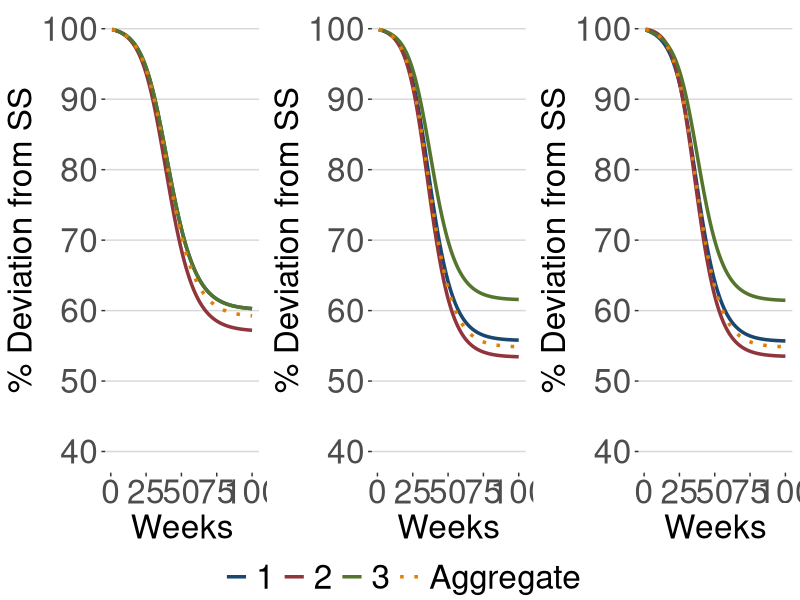
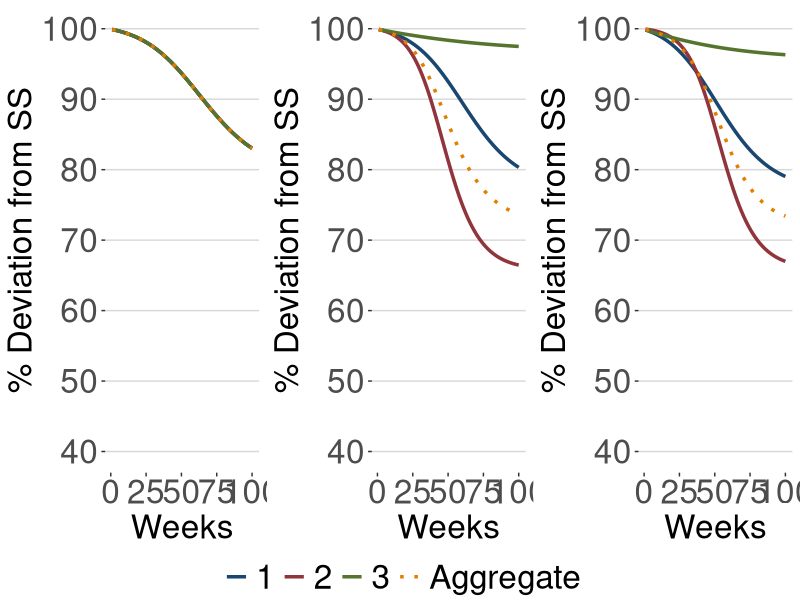
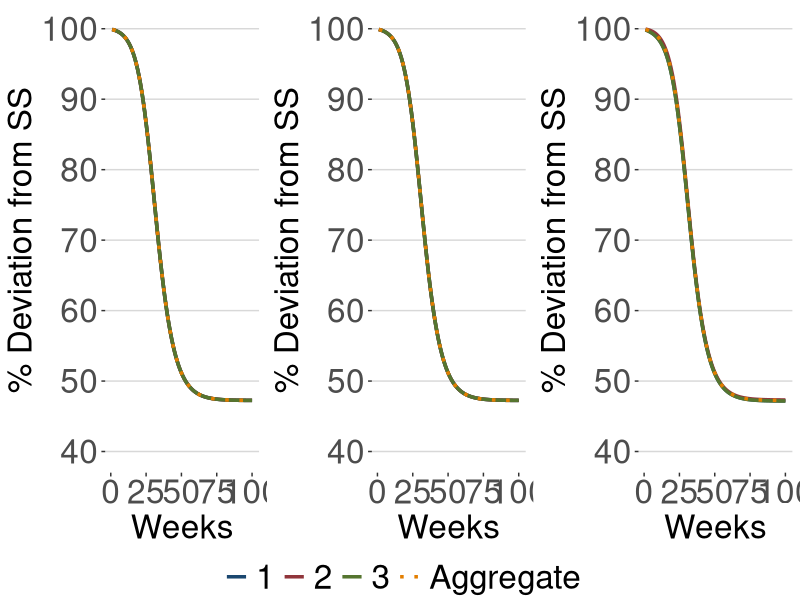

Generate these figures, in order, with R:
#Multiple Location Eichenbaum et al Model
#Coronavirus and Stay-at-Home Project
#This file specifically runs the code for a comparative statics
#exercise of population, infections, and transmission cost
#Figure A.8
#Note: Individual locations are referred to as counties throughout code
#------------------------------------------------------------------

#Clear Contents
rm(list = ls())

#Data Packages
library(data.table)

#Equation Solver Packages
library(nleqslv)
library(nloptr)

#Graph Packages
library(ggplot2)
library(ggthemes)
library(ggpubr)


#------------------------------------------------------------------
#------------------------------------------------------------------
#Set Parameters, Compute Steady State, Set Initial Guesses
#------------------------------------------------------------------
#------------------------------------------------------------------
#Parameters
A_prod = 10         #Productivity (10 makes PV_i 1% lower than PV_s)
theta = 9           #Disutility of labor (9 makes steady state hours 1/3)
phi_inf = 0.8       #Infected labor productivity
beta = 0.98^(1/52)  #Discount rate
pi_s1 = 0.0185      #Prob of infection through consumption
pi_s2 = 1.8496           #Prob of infection through labor
pi_s3 = 0.2055        #Prob of infection exogenously
pi_d = 0.01*7/18    #Prob of dying
pi_r = 7/18 - pi_d  #Prob of recovering

#Compute Steady State Values
hours_rss = (1/theta)^(1/2)            #labor recovered (post-infection steady state)
c_rss = A_prod*hours_rss                #consumption recovered
u_rss = log(c_rss)-theta/2*hours_rss^2  #utility recovered
val_rss = 1/(1-beta)*u_rss             #PV utility recovered (Steady State)
val_rssConsUnits = val_rss*c_rss       #PV utility in cons. units (Urss*Marg.Util.Cons); value of life
hours_iss = (1/theta)^(1/2)            #labor infected
c_iss = phi_inf*A_prod*hours_iss       #consumption infected
u_iss = log(c_iss)-theta/2*hours_iss^2 #utility infected
val_iss = 1/(1 - beta*(1-pi_r-pi_d))*(u_iss + beta*pi_r*val_rss)  #PV utility infected (Steady State)
val_sss = val_rss #PV utility susceptible (Steady State)

#Initialize Model
num_periods = 100   #Event horizon
num_locations = 3  #Number of states
num_perloc = num_periods*num_locations
Pop_0 = rep(1/num_locations, num_locations)     #Initial Populations
epsilon = rep(0.001, num_locations)             #Initial Infected
hours_S = rep(hours_rss, num_perloc) #Hours Susceptible
hours_I = rep(hours_iss, num_perloc) #Hours Infected
hours_R = rep(hours_rss, num_perloc) #Hours Recovered
policy_guess = rep(0, num_perloc)    #Policy Variable

#Comparative Statics Population and Infections
#For Randomized Pop and Infection
set.seed(213445)
Pop_0_comp = runif(num_locations)
Pop_0_comp = Pop_0_comp/sum(Pop_0_comp)
epsilon_comp = runif(num_locations)
eps_scale = c(1000*Pop_0_comp%*%epsilon_comp)
epsilon_comp = epsilon_comp/eps_scale

#------------------------------------------------------------------
#------------------------------------------------------------------
#Create Infection Transition Matrix and Function to Simulate SIR Model
#------------------------------------------------------------------
#------------------------------------------------------------------
#Transition Matrices (Cross-location, Over time)
#Always true, just here to collapse lines
if (TRUE) { 
  #Initializes a data.table with location being infected
  #County refers to virus destination
  dt_distance = data.table(County = rep(1:num_locations, num_locations))
  
  #Denotes which county infection originates and Population of origin county
  #cty_travel refers to virus origin
  dt_distance[, `:=`(cty_travel = 1:num_locations,
                     Pop_0 = Pop_0), by = County]
  
  #Set Travel cost across locations
  dt_distance[, tau_exogenous := 1 - (abs(County - cty_travel)/num_locations), 
              by = County]
  #Adjust for Population
  dt_distance[, tau_exoPop := tau_exogenous*Pop_0]
  
  #Sorts data.table by County being infected
  setkey(dt_distance, County)
  
  #Matrix for transmission across locations
  #Rows denote the county being infected (Home H), columns infection origin (i)
  mat_tranInfect = matrix(dt_distance$tau_exoPop, 
                          nrow = num_locations, byrow = TRUE)
  
  #Standard SIR transmission matrix over time
  #Equations 3-7 in paper, this also includes population
  #T_t column is a placeholder, the value is updated in 'fn_sim'
  mat_tranSIR = matrix(c(c(1, 0, 0, 0, 0, -1), #S_t column
                         c(0, 1-pi_r-pi_d, 0, 0, 0, 1), #I_t column
                         c(0, pi_r, 1, 0, 0, 0), #R_t column
                         c(0, pi_d, 0, 1, 0, 0), #D_t column
                         c(0, -pi_d, 0, 0, 1, 0), #Pop_t column
                         c(0, 0, 0, 0, 0, 1)), #T_t column
                       nrow = 6, ncol = 6)
  
  mat_noTrans = diag(Pop_0)
  mat_fullTrans = matrix(Pop_0, 
                         ncol = num_locations, 
                         nrow = num_locations, 
                         byrow = TRUE)
}

#Transition Matrices with asymmetric population
if (TRUE) { 
  #Initializes a data.table with location being infected
  #County refers to virus destination
  dt_distance = data.table(County = rep(1:num_locations, num_locations))
  
  #Denotes which county infection originates and Population of origin county
  #cty_travel refers to virus origin
  dt_distance[, `:=`(cty_travel = 1:num_locations,
                     Pop_0 = Pop_0_comp), by = County]
  
  #Set Travel cost across locations
  dt_distance[, tau_exogenous := 1 - (abs(County - cty_travel)/num_locations), 
              by = County]
  #Adjust for Population
  dt_distance[, tau_exoPop := tau_exogenous*Pop_0]
  
  #Sorts data.table by County being infected
  setkey(dt_distance, County)
  
  #Matrix for transmission across locations
  #Rows denote the county being infected (Home H), columns infection origin (i)
  mat_tranInfect_asym = matrix(dt_distance$tau_exoPop, 
                          nrow = num_locations, byrow = TRUE)
  

  mat_noTrans_asym = diag(Pop_0_comp)
  mat_fullTrans_asym = matrix(Pop_0_comp, 
                         ncol = num_locations, 
                         nrow = num_locations, byrow = TRUE)
}

#Function for simulating the virus transmission
#Inputs: Hours and Policy Guesses
#Additional Inputs for Comp Stats: Init. Pop, Init. Infections, Trans Matrix
#Output: List of simulation results
#Note: This 'list of vectors' is later converted to a 'data.table' for efficiency
fn_sim = function(hours_S, hours_I, hours_R, mu_c, Pop_0, epsilon, mat_tranInfect){
  #All inputs should be length num_locations*num_periods
  
  #This is set up so arguments are sorted first by period, then county
  #Thus all counties in a given period are located adjacent to each other
  County = rep(1:num_locations, num_periods)
  Pop_init = rep(Pop_0, num_periods)
  period = rep(1:num_periods, times = rep(num_locations, num_periods))
  hours_st = hours_S
  hours_it = hours_I
  hours_rt = hours_R
  policy_var = mu_c
  
  #Solve for Recovered Unknowns
  lambda_rbt = theta*hours_rt/A_prod #Constraint
  c_rt = 1/((1+policy_var)*lambda_rbt) #Consumption
  u_rt = log(c_rt) - (theta/2)*hours_rt^2 #Utility
  Gamma_t = (1+policy_var)*c_rt - A_prod*hours_rt #Transfers
  
  #Solve for Infected Unknowns
  lambda_ibt = theta*hours_it/(A_prod*phi_inf) #Constraint
  c_it = 1/((1+policy_var)*lambda_ibt) #Consumption
  u_it = log(c_it) - (theta/2)*hours_it^2 #Utility
  
  #Solve for Susceptible Unknowns
  c_st = (A_prod*hours_st + Gamma_t)/(1 + policy_var) #Consumption
  u_st = log(c_st) - (theta/2)*hours_st^2 #Utility
  
  
  #------------------------------------------------------------------
  #------------------------------------------------------------------
  #Simulate SIR Model
  #Results in the probability of infection in period t (tau_t)
  #This prob. is needed to compute the PV function for susceptibles
  #------------------------------------------------------------------
  #------------------------------------------------------------------
  
  #Pre-allocate Simulation
  mat_sir = matrix(c(rep(1-epsilon, num_periods), #S_t
                     rep(epsilon, num_periods), #I_t
                     rep(0, num_perloc), #R_t
                     rep(0, num_perloc), #D_t
                     Pop_init, #Pop_t
                     rep(epsilon, num_periods)), #T_t
                   nrow = num_perloc, ncol = 6)
  
  #Set Initial Values
  mat_lag = matrix(c(1-epsilon, #S_t
                     epsilon, #I_t
                     rep(0, num_locations), #R_t
                     rep(0, num_locations), #D_t
                     Pop_0, #Pop_t
                     epsilon), #T_t
                   nrow = num_locations, ncol = 6)
  
  #Newly Transmitted Infections from Virus Outbreak (T_t, Equation 3 in paper)
  #Note: This is the only step of the simulation that differs from ERT
  #Notice that mat_tranInfect is an NxN matrix, mat_lag[, j] is a Nx1 vector
  #This accounts for the virus transmission inherited from all locations
  #and thus results in a Nx1 vector of new transmissions
  period_temp = period == 1
  mat_lag[, 6] = mat_lag[,1]*(
    pi_s1*(c_st[period_temp])*(mat_lag[,2]*c_it[period_temp]) + 
      pi_s2*(hours_st[period_temp])*(mat_lag[, 2]*hours_it[period_temp]) + 
      pi_s3*(mat_tranInfect%*%mat_lag[, 2]))
  
  #Simulate SIR model
  for (i in 2:num_periods){
    #Calculate all variables other than T_t
    period_temp = period == i
    mat_temp = mat_lag%*%mat_tranSIR
    
    #Calculate T_t
    mat_temp[, 6] = mat_temp[,1]*(
      pi_s1*(c_st[period_temp])*(mat_temp[,2]*c_it[period_temp]) + 
        pi_s2*(hours_st[period_temp])*(mat_temp[, 2]*hours_it[period_temp]) + 
        pi_s3*(mat_tranInfect%*%mat_temp[, 2]))
    
    #Update Values
    mat_sir[period_temp, ] = mat_temp
    mat_lag = mat_temp
  }
  
  #Compute period probability of infection
  tau_t = mat_sir[, 6]/mat_sir[, 1]
  
  #------------------------------------------------------------------
  #------------------------------------------------------------------
  #Solve for Present Value Functions and Lagrange multiplier for infections
  #------------------------------------------------------------------
  #------------------------------------------------------------------
  
  #Initialize terminal conditions
  val_rt = u_rt + beta*val_rss
  val_it = u_it + beta*((1-pi_r-pi_d)*val_iss + pi_r*val_rss)
  val_st = u_st + beta*((1-tau_t)*val_sss + tau_t*val_iss)
  
  #Placeholders
  period_temp = period == num_periods
  val_rlead = val_rt[period_temp]
  val_ilead = val_it[period_temp]
  val_slead = val_st[period_temp]
  
  #Pre-allocate
  lambda_tau_t = rep(0, num_perloc)
  lambda_tau_t[period_temp] = beta*(val_iss - val_sss)
  
  #Recursively compute PV functions
  for (i in (num_periods-1):1){
    #Period placeholder
    period_temp = period == i
    tau_temp = tau_t[period_temp]
    
    #Calculate values
    val_rtemp = u_rt[period_temp] + beta*val_rlead 
    val_itemp = u_it[period_temp] + beta*((1-pi_r-pi_d)*val_ilead + pi_r*val_rlead) 
    val_stemp = u_st[period_temp] + beta*((1-tau_temp)*val_slead + 
                                            tau_temp*val_ilead)
    
    #Allocate values
    val_rt[period_temp] = val_rtemp
    val_it[period_temp] = val_itemp
    val_st[period_temp] = val_stemp
    lambda_tau_t[period_temp] = beta*(val_ilead - val_slead)
    
    #Update placeholders
    val_rlead = val_rtemp
    val_ilead = val_itemp
    val_slead = val_stemp
  }
  
  
  #------------------------------------------------------------------
  #------------------------------------------------------------------
  #Solve for susceptible lagrange multipliers first
  #------------------------------------------------------------------
  #------------------------------------------------------------------
  
  #Lagrange multiplier for budget constraint
  lambda_sbt = (1/c_st + lambda_tau_t*pi_s1*mat_sir[, 2]*c_it)/(1 + policy_var)
  
  #Compile Results
  dt_sim = list('period' = period, 'county' = County, 
                'S_t' = mat_sir[, 1], 'I_t' = mat_sir[, 2], 
                'R_t' = mat_sir[, 3], 'D_t' = mat_sir[, 4],
                'hours_st' = hours_st, 'hours_it' = hours_it, 
                'hours_rt' = hours_rt, 'policy_var' = policy_var, 
                'c_st' = c_st, 'c_it' = c_it, 'c_rt' = c_rt, 
                'val_st' = val_st, 'val_it' = val_it, 'val_rt' = val_rt, 
                'Gamma_t' = Gamma_t, 'lambda_sbt' = lambda_sbt, 
                'lambda_tau_t' = lambda_tau_t)
  return(dt_sim)
}

#------------------------------------------------------------------
#------------------------------------------------------------------
#Functions to solve for hours and policy
#------------------------------------------------------------------
#------------------------------------------------------------------

#Function for solving optimal labor decision
#Inputs: Hours and Policy Guesses
#Output: Minimization error for optimal labor decision
fn_min_labor = function(x, policy_guess, Pop_0, epsilon, mat_tranInfect){
  
  #Simulate model
  dt_temp = fn_sim(hours_S = x[1:(num_perloc)],
                   hours_I = x[(num_perloc+1):(2*num_perloc)],
                   hours_R = x[(2*num_perloc+1):(3*num_perloc)],
                   mu_c = policy_guess,
                   Pop_0 = Pop_0,
                   epsilon = epsilon, 
                   mat_tranInfect = mat_tranInfect)
  
  #Pre-allocate error
  err_labor = rep(0, 3*num_perloc)
  
  #Note: 'Three' unknowns (hours_st, hours_it, hours_rt), so 'three' eqns.
  #Equation 1
  err_labor[1:(num_perloc)] = (1+dt_temp$policy_var)*dt_temp$c_it - 
    phi_inf*A_prod*dt_temp$hours_it - dt_temp$Gamma_t
  #Equation 2
  err_labor[(num_perloc+1):(2*num_perloc)] = 
    -dt_temp$Gamma_t*(dt_temp$S_t + dt_temp$I_t + dt_temp$R_t) + 
    dt_temp$policy_var*(dt_temp$S_t*dt_temp$c_st + dt_temp$I_t*dt_temp$c_it + 
                          dt_temp$R_t*dt_temp$c_rt)
  #Equation 3
  err_labor[(2*num_perloc+1):(3*num_perloc)] = 
    -theta*dt_temp$hours_st + 
    A_prod*dt_temp$lambda_sbt + 
    dt_temp$lambda_tau_t*pi_s2*dt_temp$I_t*dt_temp$hours_it
  
  return(err_labor)
}


#------------------------------------------------------------------
#------------------------------------------------------------------
#Model Simulations
#Simulate symmetric 3-location model
#Asymmetric Population
#Asymmetric Population and Infections
#------------------------------------------------------------------
#------------------------------------------------------------------
#Create lists for for loop
Param_list = list(list(Pop_0, epsilon, mat_tranInfect), 
                  list(Pop_0, epsilon, mat_noTrans), 
                  list(Pop_0, epsilon, mat_fullTrans), 
                  list(Pop_0_comp, epsilon, mat_tranInfect_asym), 
                  list(Pop_0_comp, epsilon, mat_noTrans_asym), 
                  list(Pop_0_comp, epsilon, mat_fullTrans_asym), 
                  list(Pop_0_comp, epsilon_comp, mat_tranInfect_asym), 
                  list(Pop_0_comp, epsilon_comp, mat_noTrans_asym), 
                  list(Pop_0_comp, epsilon_comp, mat_fullTrans_asym))

#Pre-allocate list of results
Results_list = vector(mode = "list", length = 9)

#Initialize counter for adding to list
i = 1

#3-location Model Symmetric (Always true, just here to collapse lines)
#Note: Combined time for 9 simulations <1 minute
for (Parameters in Param_list){
      
  #Solve for and store optimal hours given policy guess
  opt_hours = nleqslv(c(rep(hours_rss, num_perloc), 
                        rep(hours_iss, num_perloc), 
                        rep(hours_rss, num_perloc)), 
                      fn_min_labor, jac = NULL, 
                      policy_guess = policy_guess,
                      Pop_0 = Parameters[[1]],
                      epsilon = Parameters[[2]],
                      mat_tranInfect = Parameters[[3]],
                      method = 'Broyden',
                      global = 'dbldog',
                      control = list(allowSingular = FALSE, trace = 1,
                                     xtol = 1e-04, ftol = 1e-04))
  
  #Simulate model with optimal hours and save results as data.table
  dt_results = as.data.table(fn_sim(hours_S = opt_hours$x[1:(num_perloc)],
                                    hours_I = opt_hours$x[(num_perloc+1):(2*num_perloc)],
                                    hours_R = opt_hours$x[(2*num_perloc+1):(3*num_perloc)],
                                    mu_c = policy_guess, 
                                    Pop_0 = Parameters[[1]],
                                    epsilon = Parameters[[2]],
                                    mat_tranInfect = Parameters[[3]]))
  
  #Sum consumption and hours across agents within location and period
  dt_results[, `:=`(C_cty = S_t*c_st + I_t*c_it + R_t*c_rt, 
                    hours_cty = S_t*hours_st + I_t*hours_it + R_t*hours_rt)]
  
  #Compute national totals
  dt_results[, `:=`(S_Agg = sum(Parameters[[1]]*S_t), 
                    I_Agg = sum(Parameters[[1]]*I_t),
                    C_Agg = sum(Parameters[[1]]*C_cty),
                    hours_Agg = sum(Parameters[[1]]*hours_cty)), 
             by = period]
  
  #Add to list
  Results_list[[i]] = dt_results
  i = i+1
}


#------------------------------------------------------------------
#------------------------------------------------------------------
#Make Graphs of Susceptibles
#------------------------------------------------------------------
#------------------------------------------------------------------
#Pre-allocate list of graphs
Graphs_list = vector(mode = "list", length = 9)


#Plot Susceptibles
for (i in 1:length(Results_list)){
Graphs_list[[i]] = ggplot(Results_list[[i]]) + 
  geom_line(aes(x = period, y = 100*S_t, group = county, 
                color = factor(county)), size = 1.2) +
  geom_line(aes(x = period, y = 100*S_Agg, group = 1, 
                color = 'Aggregate'), 
            size = 1.2, linetype = 33) +
  scale_color_stata() +
  scale_y_continuous(breaks = seq(40, 100, 10), 
                     labels = seq(40, 100, 10),
                     limits = c(40, 100)) +
  guides(alpha = FALSE, linetype = FALSE) +
  labs(color = '', x = 'Weeks', y = '% Deviation from SS') +
  theme(axis.text = element_text(size = 24),
        axis.title = element_text(size = 24),
        legend.text = element_text(size = 24)) +
  theme_hc()
}

#Name Graphs (Easier to plot and change y-axis if needed)
#Name is asymmetric part, underscore, transmission matrix
names(Graphs_list) = c('Sym_Partial', 'Sym_No', 'Sym_Full',
                       'Pop_Partial', 'Pop_No', 'Pop_Full', 
                       'PopInf_Partial', 'PopInf_No', 'PopInf_Full')

#If needed for y-axis
if (FALSE){
  Graphs_list[['Sym_No']] = Graphs_list[['Sym_No']] + 
    scale_y_continuous(breaks = seq(40, 100, 10), 
                       labels = seq(40, 100, 10),
                       limits = c(60, 100))
}

ggarrange(Graphs_list[["Sym_Partial"]], Graphs_list[['Pop_Partial']], 
          Graphs_list[['PopInf_Partial']], 
          Graphs_list[["Sym_No"]], Graphs_list[['Pop_No']], 
          Graphs_list[['PopInf_No']], 
          Graphs_list[["Sym_Full"]], Graphs_list[['Pop_Full']], 
          Graphs_list[['PopInf_Full']], 
          ncol = 3,
          legend = 'bottom', common.legend = TRUE)
